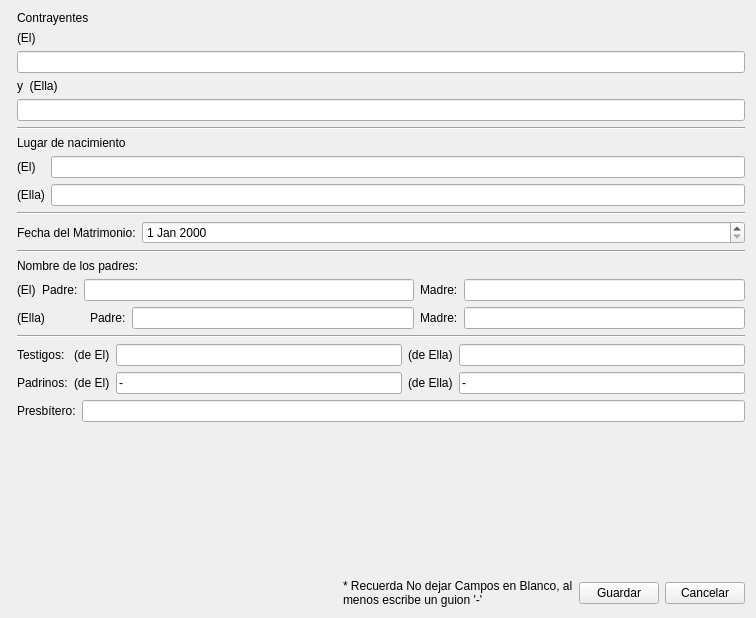
<?xml version="1.0" encoding="UTF-8"?>
<ui version="4.0">
 <class>MarryNewPersonWidg</class>
 <widget class="QWidget" name="MarryNewPersonWidg">
  <property name="geometry">
   <rect>
    <x>0</x>
    <y>0</y>
    <width>756</width>
    <height>618</height>
   </rect>
  </property>
  <property name="minimumSize">
   <size>
    <width>756</width>
    <height>618</height>
   </size>
  </property>
  <property name="windowTitle">
   <string>Agregar contrayentes a Libro de Matrimonios</string>
  </property>
  <layout class="QHBoxLayout" name="horizontalLayout_2">
   <item>
    <widget class="CommonWidget" name="commonWidget" native="true"/>
   </item>
   <item>
    <layout class="QVBoxLayout" name="verticalLayout_5">
     <item>
      <layout class="QVBoxLayout" name="verticalLayout_4">
       <item>
        <layout class="QVBoxLayout" name="verticalLayout">
         <item>
          <widget class="QLabel" name="label">
           <property name="text">
            <string>Contrayentes</string>
           </property>
          </widget>
         </item>
         <item>
          <widget class="QLabel" name="label_21">
           <property name="text">
            <string>(El)</string>
           </property>
          </widget>
         </item>
         <item>
          <widget class="QLineEdit" name="male"/>
         </item>
         <item>
          <widget class="QLabel" name="label_2">
           <property name="text">
            <string>y  (Ella)</string>
           </property>
          </widget>
         </item>
         <item>
          <widget class="QLineEdit" name="female"/>
         </item>
        </layout>
       </item>
       <item>
        <widget class="Line" name="line">
         <property name="orientation">
          <enum>Qt::Horizontal</enum>
         </property>
        </widget>
       </item>
       <item>
        <layout class="QVBoxLayout" name="verticalLayout_2">
         <item>
          <widget class="QLabel" name="label_3">
           <property name="text">
            <string>Lugar de nacimiento</string>
           </property>
          </widget>
         </item>
         <item>
          <layout class="QFormLayout" name="formLayout">
           <item row="0" column="0">
            <widget class="QLabel" name="label_4">
             <property name="text">
              <string>(El)</string>
             </property>
            </widget>
           </item>
           <item row="0" column="1">
            <widget class="QLineEdit" name="maleBornPlace"/>
           </item>
           <item row="1" column="0">
            <widget class="QLabel" name="label_5">
             <property name="text">
              <string>(Ella)</string>
             </property>
            </widget>
           </item>
           <item row="1" column="1">
            <widget class="QLineEdit" name="femaleBornPlace"/>
           </item>
          </layout>
         </item>
        </layout>
       </item>
       <item>
        <widget class="Line" name="line_2">
         <property name="orientation">
          <enum>Qt::Horizontal</enum>
         </property>
        </widget>
       </item>
       <item>
        <layout class="QFormLayout" name="formLayout_2">
         <item row="0" column="0">
          <widget class="QLabel" name="label_6">
           <property name="text">
            <string>Fecha del Matrimonio:</string>
           </property>
          </widget>
         </item>
         <item row="0" column="1">
          <widget class="QDateEdit" name="marriageDate"/>
         </item>
        </layout>
       </item>
       <item>
        <widget class="Line" name="line_3">
         <property name="orientation">
          <enum>Qt::Horizontal</enum>
         </property>
        </widget>
       </item>
       <item>
        <layout class="QVBoxLayout" name="verticalLayout_3">
         <item>
          <widget class="QLabel" name="label_7">
           <property name="text">
            <string>Nombre de los padres:</string>
           </property>
          </widget>
         </item>
         <item>
          <layout class="QGridLayout" name="gridLayout">
           <item row="0" column="7">
            <widget class="QLineEdit" name="maleMother"/>
           </item>
           <item row="1" column="5">
            <widget class="QLineEdit" name="femaleFather"/>
           </item>
           <item row="1" column="6">
            <widget class="QLabel" name="label_15">
             <property name="text">
              <string>Madre:</string>
             </property>
            </widget>
           </item>
           <item row="0" column="3" colspan="3">
            <widget class="QLineEdit" name="maleFather"/>
           </item>
           <item row="0" column="6">
            <widget class="QLabel" name="label_14">
             <property name="text">
              <string>Madre:</string>
             </property>
            </widget>
           </item>
           <item row="0" column="0">
            <widget class="QLabel" name="label_8">
             <property name="text">
              <string>(El)</string>
             </property>
            </widget>
           </item>
           <item row="1" column="7">
            <widget class="QLineEdit" name="femaleMother"/>
           </item>
           <item row="1" column="4">
            <widget class="QLabel" name="label_16">
             <property name="text">
              <string>Padre:</string>
             </property>
            </widget>
           </item>
           <item row="0" column="1">
            <widget class="QLabel" name="label_13">
             <property name="text">
              <string>Padre:</string>
             </property>
            </widget>
           </item>
           <item row="1" column="0" colspan="2">
            <widget class="QLabel" name="label_9">
             <property name="text">
              <string>(Ella)</string>
             </property>
            </widget>
           </item>
          </layout>
         </item>
        </layout>
       </item>
       <item>
        <widget class="Line" name="line_4">
         <property name="orientation">
          <enum>Qt::Horizontal</enum>
         </property>
        </widget>
       </item>
       <item>
        <layout class="QGridLayout" name="gridLayout_2">
         <item row="0" column="2">
          <widget class="QLineEdit" name="maleWitness"/>
         </item>
         <item row="1" column="0">
          <widget class="QLabel" name="label_11">
           <property name="text">
            <string>Padrinos:</string>
           </property>
          </widget>
         </item>
         <item row="0" column="1">
          <widget class="QLabel" name="label_17">
           <property name="text">
            <string>(de El)</string>
           </property>
          </widget>
         </item>
         <item row="0" column="4">
          <widget class="QLineEdit" name="femaleWitness"/>
         </item>
         <item row="0" column="0">
          <widget class="QLabel" name="label_10">
           <property name="text">
            <string>Testigos:</string>
           </property>
          </widget>
         </item>
         <item row="1" column="4">
          <widget class="QLineEdit" name="femaleGodMother">
           <property name="text">
            <string>-</string>
           </property>
          </widget>
         </item>
         <item row="1" column="2">
          <widget class="QLineEdit" name="maleGodFather">
           <property name="text">
            <string>-</string>
           </property>
          </widget>
         </item>
         <item row="1" column="1">
          <widget class="QLabel" name="label_18">
           <property name="text">
            <string>(de El)</string>
           </property>
          </widget>
         </item>
         <item row="0" column="3">
          <widget class="QLabel" name="label_19">
           <property name="text">
            <string>(de Ella)</string>
           </property>
          </widget>
         </item>
         <item row="1" column="3">
          <widget class="QLabel" name="label_20">
           <property name="text">
            <string>(de Ella)</string>
           </property>
          </widget>
         </item>
        </layout>
       </item>
       <item>
        <layout class="QFormLayout" name="formLayout_3">
         <item row="0" column="0">
          <widget class="QLabel" name="label_12">
           <property name="text">
            <string>Presbítero:</string>
           </property>
          </widget>
         </item>
         <item row="0" column="1">
          <widget class="QLineEdit" name="minister"/>
         </item>
        </layout>
       </item>
      </layout>
     </item>
     <item>
      <spacer name="verticalSpacer">
       <property name="orientation">
        <enum>Qt::Vertical</enum>
       </property>
       <property name="sizeHint" stdset="0">
        <size>
         <width>20</width>
         <height>40</height>
        </size>
       </property>
      </spacer>
     </item>
     <item>
      <layout class="QHBoxLayout" name="horizontalLayout">
       <item>
        <spacer name="horizontalSpacer">
         <property name="orientation">
          <enum>Qt::Horizontal</enum>
         </property>
         <property name="sizeHint" stdset="0">
          <size>
           <width>40</width>
           <height>20</height>
          </size>
         </property>
        </spacer>
       </item>
       <item>
        <widget class="QLabel" name="label_22">
         <property name="text">
          <string>* Recuerda No dejar Campos en Blanco, al
menos escribe un guion '-'</string>
         </property>
        </widget>
       </item>
       <item>
        <widget class="QPushButton" name="saveBtn">
         <property name="text">
          <string>Guardar</string>
         </property>
        </widget>
       </item>
       <item>
        <widget class="QPushButton" name="cancelBtn">
         <property name="text">
          <string>Cancelar</string>
         </property>
        </widget>
       </item>
      </layout>
     </item>
    </layout>
   </item>
  </layout>
 </widget>
 <customwidgets>
  <customwidget>
   <class>CommonWidget</class>
   <extends>QWidget</extends>
   <header location="global">PeopleList\PersonWidgets\CommonWidget/commonwidget.h</header>
   <container>1</container>
  </customwidget>
 </customwidgets>
 <resources/>
 <connections/>
</ui>
